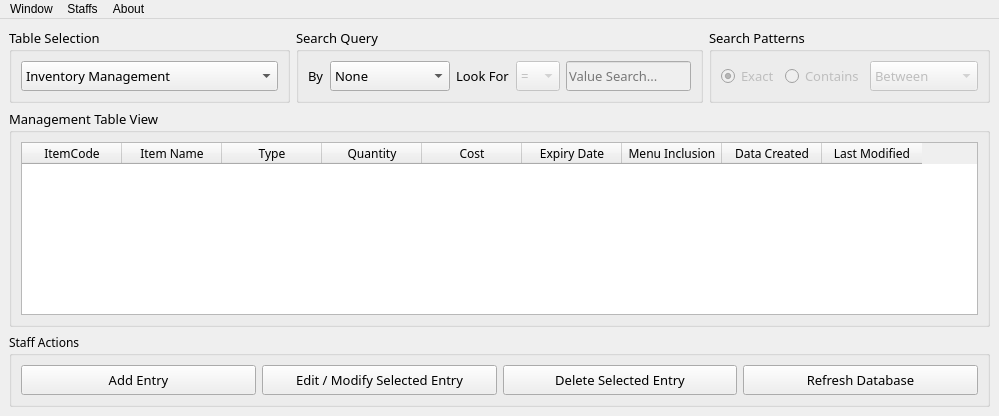
<?xml version="1.0" encoding="UTF-8"?>
<ui version="4.0">
 <class>Route88_InventorySystemView</class>
 <widget class="QMainWindow" name="Route88_InventorySystemView">
  <property name="windowModality">
   <enum>Qt::WindowModal</enum>
  </property>
  <property name="geometry">
   <rect>
    <x>0</x>
    <y>0</y>
    <width>999</width>
    <height>416</height>
   </rect>
  </property>
  <property name="mouseTracking">
   <bool>true</bool>
  </property>
  <property name="focusPolicy">
   <enum>Qt::NoFocus</enum>
  </property>
  <property name="windowTitle">
   <string>Route88 System | Data Management SystemView</string>
  </property>
  <property name="windowIcon">
   <iconset>
    <normaloff>C:/Users/janja/.designer/backup/IcoDisplay/r_88.ico</normaloff>C:/Users/janja/.designer/backup/IcoDisplay/r_88.ico</iconset>
  </property>
  <property name="unifiedTitleAndToolBarOnMac">
   <bool>false</bool>
  </property>
  <widget class="QWidget" name="centralwidget">
   <layout class="QVBoxLayout" name="verticalLayout">
    <item>
     <layout class="QHBoxLayout" name="horizontalLayout_6">
      <property name="spacing">
       <number>6</number>
      </property>
      <item>
       <widget class="QGroupBox" name="groupBox_5">
        <property name="sizePolicy">
         <sizepolicy hsizetype="Preferred" vsizetype="Preferred">
          <horstretch>0</horstretch>
          <verstretch>0</verstretch>
         </sizepolicy>
        </property>
        <property name="font">
         <font>
          <family>Roboto Mono</family>
          <pointsize>10</pointsize>
         </font>
        </property>
        <property name="title">
         <string>Table Selection</string>
        </property>
        <layout class="QHBoxLayout" name="horizontalLayout_7">
         <item>
          <widget class="QComboBox" name="TableSystem_Selection">
           <property name="sizePolicy">
            <sizepolicy hsizetype="Preferred" vsizetype="Ignored">
             <horstretch>0</horstretch>
             <verstretch>0</verstretch>
            </sizepolicy>
           </property>
           <item>
            <property name="text">
             <string>Inventory Management</string>
            </property>
           </item>
           <item>
            <property name="text">
             <string>Transaction Item Management</string>
            </property>
           </item>
           <item>
            <property name="text">
             <string>Supplier Management</string>
            </property>
           </item>
           <item>
            <property name="text">
             <string>Supplier Transaction Management</string>
            </property>
           </item>
           <item>
            <property name="text">
             <string>Receipt Management</string>
            </property>
           </item>
           <item>
            <property name="text">
             <string>Employee Management</string>
            </property>
           </item>
           <item>
            <property name="text">
             <string>Position Management</string>
            </property>
           </item>
          </widget>
         </item>
        </layout>
       </widget>
      </item>
      <item>
       <widget class="QGroupBox" name="groupBox_3">
        <property name="font">
         <font>
          <family>Roboto Mono</family>
          <pointsize>10</pointsize>
         </font>
        </property>
        <property name="title">
         <string>Search Query</string>
        </property>
        <layout class="QHBoxLayout" name="horizontalLayout_3">
         <item>
          <layout class="QHBoxLayout" name="horizontalLayout_2">
           <item>
            <widget class="QLabel" name="label">
             <property name="sizePolicy">
              <sizepolicy hsizetype="Fixed" vsizetype="Preferred">
               <horstretch>0</horstretch>
               <verstretch>0</verstretch>
              </sizepolicy>
             </property>
             <property name="minimumSize">
              <size>
               <width>0</width>
               <height>30</height>
              </size>
             </property>
             <property name="font">
              <font>
               <family>Roboto Mono</family>
               <pointsize>10</pointsize>
              </font>
             </property>
             <property name="text">
              <string>By</string>
             </property>
            </widget>
           </item>
           <item>
            <widget class="QComboBox" name="Query_ColumnOpt">
             <property name="sizePolicy">
              <sizepolicy hsizetype="Preferred" vsizetype="Ignored">
               <horstretch>0</horstretch>
               <verstretch>0</verstretch>
              </sizepolicy>
             </property>
             <property name="font">
              <font>
               <family>Roboto Mono</family>
               <pointsize>10</pointsize>
              </font>
             </property>
             <property name="currentText">
              <string>None</string>
             </property>
             <item>
              <property name="text">
               <string>None</string>
              </property>
             </item>
             <item>
              <property name="text">
               <string>All Columns</string>
              </property>
             </item>
             <item>
              <property name="text">
               <string>Item Code</string>
              </property>
             </item>
             <item>
              <property name="text">
               <string>Supplier Code</string>
              </property>
             </item>
             <item>
              <property name="text">
               <string>Item Name</string>
              </property>
             </item>
             <item>
              <property name="text">
               <string>Type</string>
              </property>
             </item>
             <item>
              <property name="text">
               <string>Quantity</string>
              </property>
             </item>
             <item>
              <property name="text">
               <string>Cost</string>
              </property>
             </item>
             <item>
              <property name="text">
               <string>Expiry Date</string>
              </property>
             </item>
             <item>
              <property name="text">
               <string>Menu Inclusion</string>
              </property>
             </item>
             <item>
              <property name="text">
               <string>Data Created</string>
              </property>
             </item>
             <item>
              <property name="text">
               <string>Last Modified</string>
              </property>
             </item>
            </widget>
           </item>
           <item>
            <widget class="QLabel" name="label_2">
             <property name="sizePolicy">
              <sizepolicy hsizetype="Fixed" vsizetype="Preferred">
               <horstretch>0</horstretch>
               <verstretch>0</verstretch>
              </sizepolicy>
             </property>
             <property name="minimumSize">
              <size>
               <width>0</width>
               <height>30</height>
              </size>
             </property>
             <property name="font">
              <font>
               <family>Roboto Mono</family>
               <pointsize>10</pointsize>
              </font>
             </property>
             <property name="text">
              <string>Look For</string>
             </property>
            </widget>
           </item>
           <item>
            <widget class="QComboBox" name="Query_Operator">
             <property name="enabled">
              <bool>false</bool>
             </property>
             <property name="sizePolicy">
              <sizepolicy hsizetype="Preferred" vsizetype="Ignored">
               <horstretch>0</horstretch>
               <verstretch>0</verstretch>
              </sizepolicy>
             </property>
             <item>
              <property name="text">
               <string>=</string>
              </property>
             </item>
             <item>
              <property name="text">
               <string>&lt;&gt;</string>
              </property>
             </item>
             <item>
              <property name="text">
               <string>&gt;</string>
              </property>
             </item>
             <item>
              <property name="text">
               <string>&lt;</string>
              </property>
             </item>
             <item>
              <property name="text">
               <string>&gt;=</string>
              </property>
             </item>
             <item>
              <property name="text">
               <string>&lt;=</string>
              </property>
             </item>
            </widget>
           </item>
           <item>
            <widget class="QLineEdit" name="Query_ValueToSearch">
             <property name="enabled">
              <bool>false</bool>
             </property>
             <property name="sizePolicy">
              <sizepolicy hsizetype="Preferred" vsizetype="Ignored">
               <horstretch>0</horstretch>
               <verstretch>0</verstretch>
              </sizepolicy>
             </property>
             <property name="placeholderText">
              <string>Value Search...</string>
             </property>
             <property name="clearButtonEnabled">
              <bool>true</bool>
             </property>
            </widget>
           </item>
          </layout>
         </item>
        </layout>
       </widget>
      </item>
      <item>
       <widget class="QGroupBox" name="groupBox_4">
        <property name="sizePolicy">
         <sizepolicy hsizetype="Preferred" vsizetype="Fixed">
          <horstretch>0</horstretch>
          <verstretch>0</verstretch>
         </sizepolicy>
        </property>
        <property name="font">
         <font>
          <family>Roboto Mono</family>
          <pointsize>10</pointsize>
         </font>
        </property>
        <property name="title">
         <string>Search Patterns</string>
        </property>
        <layout class="QHBoxLayout" name="horizontalLayout_5">
         <item>
          <widget class="QRadioButton" name="SearchPattern_ExactOpt">
           <property name="enabled">
            <bool>false</bool>
           </property>
           <property name="minimumSize">
            <size>
             <width>0</width>
             <height>30</height>
            </size>
           </property>
           <property name="font">
            <font>
             <family>Roboto Mono</family>
             <pointsize>10</pointsize>
            </font>
           </property>
           <property name="text">
            <string>Exact</string>
           </property>
           <property name="checked">
            <bool>true</bool>
           </property>
           <property name="autoExclusive">
            <bool>true</bool>
           </property>
          </widget>
         </item>
         <item>
          <widget class="QRadioButton" name="SearchPattern_ContainOpt">
           <property name="enabled">
            <bool>false</bool>
           </property>
           <property name="minimumSize">
            <size>
             <width>0</width>
             <height>30</height>
            </size>
           </property>
           <property name="font">
            <font>
             <family>Roboto Mono</family>
             <pointsize>10</pointsize>
            </font>
           </property>
           <property name="text">
            <string>Contains</string>
           </property>
          </widget>
         </item>
         <item>
          <widget class="QComboBox" name="SearchPattern_ComboBox">
           <property name="enabled">
            <bool>false</bool>
           </property>
           <property name="sizePolicy">
            <sizepolicy hsizetype="Preferred" vsizetype="Preferred">
             <horstretch>0</horstretch>
             <verstretch>0</verstretch>
            </sizepolicy>
           </property>
           <property name="minimumSize">
            <size>
             <width>0</width>
             <height>30</height>
            </size>
           </property>
           <property name="font">
            <font>
             <family>Roboto Mono</family>
             <pointsize>10</pointsize>
            </font>
           </property>
           <item>
            <property name="text">
             <string>Between</string>
            </property>
           </item>
           <item>
            <property name="text">
             <string>Starting With</string>
            </property>
           </item>
           <item>
            <property name="text">
             <string>Ends With</string>
            </property>
           </item>
          </widget>
         </item>
        </layout>
       </widget>
      </item>
     </layout>
    </item>
    <item>
     <widget class="QGroupBox" name="groupBox">
      <property name="font">
       <font>
        <family>Roboto Mono</family>
        <pointsize>10</pointsize>
       </font>
      </property>
      <property name="title">
       <string>Management Table View</string>
      </property>
      <layout class="QHBoxLayout" name="horizontalLayout">
       <item>
        <widget class="QTableWidget" name="InventoryTable_View">
         <property name="font">
          <font>
           <family>Roboto Mono</family>
           <pointsize>9</pointsize>
          </font>
         </property>
         <property name="sizeAdjustPolicy">
          <enum>QAbstractScrollArea::AdjustToContents</enum>
         </property>
         <property name="editTriggers">
          <set>QAbstractItemView::NoEditTriggers</set>
         </property>
         <property name="alternatingRowColors">
          <bool>true</bool>
         </property>
         <property name="selectionMode">
          <enum>QAbstractItemView::SingleSelection</enum>
         </property>
         <property name="selectionBehavior">
          <enum>QAbstractItemView::SelectRows</enum>
         </property>
         <property name="verticalScrollMode">
          <enum>QAbstractItemView::ScrollPerPixel</enum>
         </property>
         <property name="horizontalScrollMode">
          <enum>QAbstractItemView::ScrollPerPixel</enum>
         </property>
         <property name="showGrid">
          <bool>true</bool>
         </property>
         <property name="gridStyle">
          <enum>Qt::DashLine</enum>
         </property>
         <property name="sortingEnabled">
          <bool>true</bool>
         </property>
         <property name="cornerButtonEnabled">
          <bool>false</bool>
         </property>
         <attribute name="verticalHeaderVisible">
          <bool>false</bool>
         </attribute>
         <attribute name="verticalHeaderShowSortIndicator" stdset="0">
          <bool>true</bool>
         </attribute>
         <attribute name="verticalHeaderStretchLastSection">
          <bool>false</bool>
         </attribute>
         <column>
          <property name="text">
           <string>ItemCode</string>
          </property>
         </column>
         <column>
          <property name="text">
           <string>Item Name</string>
          </property>
         </column>
         <column>
          <property name="text">
           <string>Type</string>
          </property>
         </column>
         <column>
          <property name="text">
           <string>Quantity</string>
          </property>
         </column>
         <column>
          <property name="text">
           <string>Cost</string>
          </property>
         </column>
         <column>
          <property name="text">
           <string>Expiry Date</string>
          </property>
         </column>
         <column>
          <property name="text">
           <string>Menu Inclusion</string>
          </property>
         </column>
         <column>
          <property name="text">
           <string>Data Created</string>
          </property>
         </column>
         <column>
          <property name="text">
           <string>Last Modified</string>
          </property>
         </column>
        </widget>
       </item>
      </layout>
     </widget>
    </item>
    <item>
     <widget class="QGroupBox" name="groupBox_2">
      <property name="font">
       <font>
        <family>Roboto Mono</family>
       </font>
      </property>
      <property name="title">
       <string>Staff Actions</string>
      </property>
      <layout class="QHBoxLayout" name="horizontalLayout_4">
       <item>
        <widget class="QPushButton" name="StaffAct_Add">
         <property name="sizePolicy">
          <sizepolicy hsizetype="Minimum" vsizetype="Ignored">
           <horstretch>0</horstretch>
           <verstretch>0</verstretch>
          </sizepolicy>
         </property>
         <property name="minimumSize">
          <size>
           <width>0</width>
           <height>30</height>
          </size>
         </property>
         <property name="font">
          <font>
           <pointsize>10</pointsize>
          </font>
         </property>
         <property name="text">
          <string>Add Entry</string>
         </property>
        </widget>
       </item>
       <item>
        <widget class="QPushButton" name="StaffAct_Edit">
         <property name="sizePolicy">
          <sizepolicy hsizetype="Minimum" vsizetype="Ignored">
           <horstretch>0</horstretch>
           <verstretch>0</verstretch>
          </sizepolicy>
         </property>
         <property name="minimumSize">
          <size>
           <width>0</width>
           <height>30</height>
          </size>
         </property>
         <property name="font">
          <font>
           <pointsize>10</pointsize>
          </font>
         </property>
         <property name="text">
          <string>Edit / Modify Selected Entry</string>
         </property>
        </widget>
       </item>
       <item>
        <widget class="QPushButton" name="StaffAct_Delete">
         <property name="sizePolicy">
          <sizepolicy hsizetype="Minimum" vsizetype="Ignored">
           <horstretch>0</horstretch>
           <verstretch>0</verstretch>
          </sizepolicy>
         </property>
         <property name="minimumSize">
          <size>
           <width>0</width>
           <height>30</height>
          </size>
         </property>
         <property name="font">
          <font>
           <pointsize>10</pointsize>
          </font>
         </property>
         <property name="text">
          <string>Delete Selected Entry</string>
         </property>
        </widget>
       </item>
       <item>
        <widget class="QPushButton" name="StaffAct_RefreshData">
         <property name="sizePolicy">
          <sizepolicy hsizetype="Minimum" vsizetype="Ignored">
           <horstretch>0</horstretch>
           <verstretch>0</verstretch>
          </sizepolicy>
         </property>
         <property name="minimumSize">
          <size>
           <width>0</width>
           <height>30</height>
          </size>
         </property>
         <property name="font">
          <font>
           <pointsize>10</pointsize>
          </font>
         </property>
         <property name="text">
          <string>Refresh Database</string>
         </property>
        </widget>
       </item>
      </layout>
     </widget>
    </item>
   </layout>
  </widget>
  <widget class="QMenuBar" name="menubar">
   <property name="geometry">
    <rect>
     <x>0</x>
     <y>0</y>
     <width>999</width>
     <height>21</height>
    </rect>
   </property>
   <widget class="QMenu" name="menuWindow">
    <property name="title">
     <string>Window</string>
    </property>
    <addaction name="Window_SwitchSystemView"/>
    <addaction name="Window_Quit"/>
   </widget>
   <widget class="QMenu" name="menuStaffs">
    <property name="title">
     <string>Staffs</string>
    </property>
    <addaction name="Staff_SwitchTo"/>
    <addaction name="Staff_Manage"/>
   </widget>
   <widget class="QMenu" name="menuAbout">
    <property name="title">
     <string>About</string>
    </property>
    <addaction name="About_InfoSystem"/>
   </widget>
   <addaction name="menuWindow"/>
   <addaction name="menuStaffs"/>
   <addaction name="menuAbout"/>
  </widget>
  <action name="About_InfoSystem">
   <property name="enabled">
    <bool>false</bool>
   </property>
   <property name="text">
    <string>About This System...</string>
   </property>
   <property name="menuRole">
    <enum>QAction::AboutRole</enum>
   </property>
  </action>
  <action name="Staff_SwitchTo">
   <property name="enabled">
    <bool>false</bool>
   </property>
   <property name="text">
    <string>Logout / Switch To...</string>
   </property>
   <property name="statusTip">
    <string>Go Back To Login Menu</string>
   </property>
  </action>
  <action name="Staff_Manage">
   <property name="enabled">
    <bool>false</bool>
   </property>
   <property name="text">
    <string>Manage Staffs...</string>
   </property>
   <property name="statusTip">
    <string>Manage Staff from the Window.</string>
   </property>
  </action>
  <action name="Window_SwitchSystemView">
   <property name="enabled">
    <bool>false</bool>
   </property>
   <property name="text">
    <string>Switch System...</string>
   </property>
   <property name="statusTip">
    <string>Switches Window to a Candidate Window to Switch.</string>
   </property>
   <property name="menuRole">
    <enum>QAction::ApplicationSpecificRole</enum>
   </property>
  </action>
  <action name="Window_Quit">
   <property name="text">
    <string>Quit</string>
   </property>
   <property name="statusTip">
    <string>Closes the whole system.</string>
   </property>
   <property name="shortcutContext">
    <enum>Qt::WindowShortcut</enum>
   </property>
   <property name="menuRole">
    <enum>QAction::QuitRole</enum>
   </property>
   <property name="shortcutVisibleInContextMenu">
    <bool>true</bool>
   </property>
  </action>
 </widget>
 <resources/>
 <connections/>
</ui>
